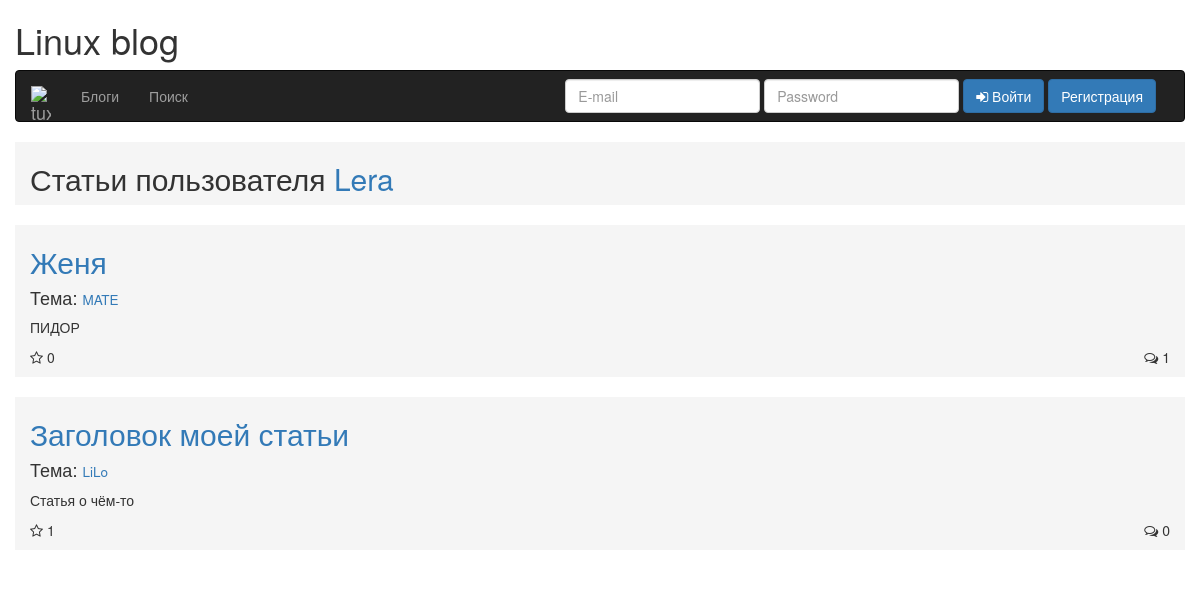
Screenshot of /user.php?id=3 with the database file from the repository.
### tables this page shows
CREATE TABLE `users` (
  `id_user` smallint(6) NOT NULL AUTO_INCREMENT,
  `name` varchar(50) DEFAULT NULL,
  `email` varchar(50) DEFAULT NULL,
  `password` varchar(50) DEFAULT NULL,
  PRIMARY KEY (`id_user`)
);

CREATE TABLE `articles` (
  `id_article` smallint(6) NOT NULL AUTO_INCREMENT,
  `article` text,
  `id_user` smallint(6) DEFAULT NULL,
  `id_theme` smallint(6) DEFAULT NULL,
  `header` varchar(50) DEFAULT NULL,
  PRIMARY KEY (`id_article`),
  KEY `articles_users_fk` (`id_user`),
  KEY `articles_themes_fk` (`id_theme`),
  CONSTRAINT `articles_themes_fk` FOREIGN KEY (`id_theme`) REFERENCES `themes` (`id_theme`),
  CONSTRAINT `articles_users_fk` FOREIGN KEY (`id_user`) REFERENCES `users` (`id_user`)
);

CREATE TABLE `themes` (
  `id_theme` smallint(6) NOT NULL AUTO_INCREMENT,
  `theme` varchar(50) DEFAULT NULL,
  `id_section` smallint(6) DEFAULT NULL,
  PRIMARY KEY (`id_theme`),
  KEY `themes_sections_fk` (`id_section`),
  CONSTRAINT `themes_sections_fk` FOREIGN KEY (`id_section`) REFERENCES `sections` (`id_section`)
);

### php/db/db.php (called while the page is built, shortened)
<?php
	class db{
		var $connection;
		function __construct(){
			$dbhost='localhost';
			$dbuser='root';
			$dbpass='';
			$dbname='blog';
			$this->connection=mysqli_connect($dbhost, $dbuser, $dbpass) or die(mysqli_error($this->connection));
			mysqli_set_charset($this->connection, "utf8");
			mysqli_select_db($this->connection, $dbname) or die(mysqli_error($this->connection));
		}
		function sqlQuery($query){
			$result=mysqli_query($this->connection, $query);
			return $result;
		}
		function loadArrayData($query){
			$result=$this->sqlQuery($query);
			$num=mysqli_num_rows($result);
			for($i=0;$i<$num;$i++){
			 	$res[]=mysqli_fetch_array($result,MYSQLI_ASSOC);
			}
			return $res;
		}
	}
?>

### user.php (the view, shortened to what this page needs)
<?php
include_once "/php/db/db.php";
$db = new db();
$userId = $_GET['id'];
$userName = $db->loadArrayData("SELECT name FROM users WHERE id_user = '$userId'");
$articles = $db->loadArrayData("SELECT id_article, article, id_theme, id_user, header FROM articles WHERE id_user = '$userId' ORDER BY id_article DESC");
$likes = $db->loadArrayData("SELECT uLike FROM likes");
?>
<!DOCTYPE html>
<html lang="en">
  <head>
    <link rel="stylesheet" href="/font-awesome/css/font-awesome.min.css">
    <link href="bootstrap/css/bootstrap.min.css" rel="stylesheet">
    <link rel="stylesheet" href="/css/main.css">
  </head>
  <body>
    <div class="container">
      <div class="row">
        <h1>Linux blog</h1>
        <div class="navbar navbar-inverse">
          <div class="container">
            <div class="navbar-header">
              <a href="/" class="navbar-brand">
                <img src="/images/tux.png" class="brand-image" alt="tux">
              </a>
            </div>
            <div class="collapse navbar-collapse" id="responsive-menu">
              <ul class="nav navbar-nav">
                <li><a href="blogs.php">Блоги</a></li>
                <li><a href="search.php">Поиск</a></li>
              </ul>
              <div class="form navbar-form navbar-right">
                <div class="form-group">
                  <input type="text" name="userEmail" placeholder="E-mail" value="" class="form-control uEmail">
                </div>
                <div class="form-group">
                  <input type="password" name="userPass" placeholder="Password" value="" class="form-control uPass">
                </div>
                <button type="button" name="buttonLogin" class="btn btn-primary" id="btn-login">
                  <i class="fa fa-sign-in" aria-hidden="true"></i> Войти
                </button>
                <button type="button" class="btn btn-primary" data-toggle="modal" data-target="#modal-1">Регистрация</button>
              </div>
            </div>
          </div>
        </div>
      </div>
    </div>
    <div class="container">
      <div class="row">
        <div class="article col-lg-8 col-md-8 col-sm-6 col-xs-4">
          <h2>Статьи пользователя <span><?= $userName[0]['name']; ?></span></h2>
        </div>
        <?php for($i = 0; $i < count($articles); $i++):?>
          <div class="article-index col-lg-8 col-md-8 col-sm-6 col-xs-4" data-id="<?= $articles[$i]["id_article"]; ?>">
            <h2><a href="article.php?id=<?= $articles[$i]["id_article"]; ?>"><?= $articles[$i]["header"]; ?></a></h2>
            <?php $theme = $articles[$i]["id_theme"]; $idTheme = $db->loadArrayData("SELECT id_theme, theme FROM themes WHERE id_theme = '$theme'"); ?>
            <?php for ($j=0; $j < count($idTheme); $j++): ?>
                <h4>Тема: <small><a href="theme.php?id=<?= $idTheme[$j]['id_theme']; ?>"><?= $idTheme[$j]['theme']; ?></a></small></h4>
            <? endfor; ?>
            <p>
              <?= $articles[$i]["article"]; ?>
            </p>
            <div class="star-block" data-article="<?= $articles[$i]["id_article"]; ?>" data-user="<?= $articles[$i]["id_user"]; ?>">
              <?php $article = $articles[$i]["id_article"]; $likesCount = count($db->loadArrayData("SELECT uLike FROM likes WHERE id_article = '$article'")); ?>
              <i class="fa fa-star-o"></i> <span class="star-count"><?= $likesCount; ?></span>
            </div>
            <div class="comments-block">
              <?php $article = $articles[$i]["id_article"]; $commentsCount = count($db->loadArrayData("SELECT comment FROM comments WHERE id_article = '$article'")); ?>
              <i class="fa fa-comments-o" aria-hidden="true"></i> <span class="comments-count"><?= $commentsCount; ?></span>
            </div>
          </div>
        <? endfor; ?>
      </div>
    </div>
  </body>
</html>

### css/main.css (style rules this page uses)
.brand-image { width: 20px }
.article, .article-index { width: 100%; height: auto; background: #f5f5f5; margin-bottom: 20px }
.article-index p { overflow: hidden; text-overflow: ellipsis; white-space: nowrap }
.star-block { cursor: pointer }
.star-block, .comments-block { display: inline-block }
.star-block, .article-count { padding-bottom: 10px }
.comments-block { float: right }
h2 span { color: #337ab7 }

### rows the page displays
users: name "Lera"
articles: header "Женя", article "ПИДОР", likesCount "0", commentsCount "1"
themes: theme "MATE"
articles: header "Заголовок моей статьи", article "Статья о чём-то", likesCount "1", commentsCount "0"
themes: theme "LiLo"
